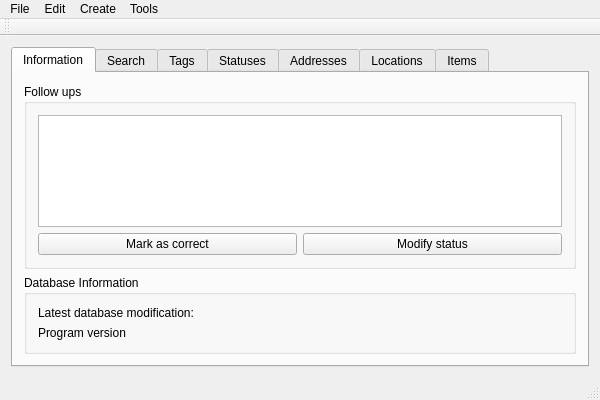
<?xml version="1.0" encoding="UTF-8"?>
<ui version="4.0">
 <class>MainWindow</class>
 <widget class="QMainWindow" name="MainWindow">
  <property name="geometry">
   <rect>
    <x>0</x>
    <y>0</y>
    <width>600</width>
    <height>400</height>
   </rect>
  </property>
  <property name="windowTitle">
   <string>Invensile</string>
  </property>
  <widget class="QWidget" name="centralWidget">
   <layout class="QVBoxLayout" name="verticalLayout_9">
    <item>
     <widget class="QTabWidget" name="tabWidget">
      <property name="currentIndex">
       <number>0</number>
      </property>
      <widget class="QWidget" name="informationTab">
       <attribute name="title">
        <string>Information</string>
       </attribute>
       <layout class="QVBoxLayout" name="verticalLayout_10">
        <item>
         <widget class="QGroupBox" name="followUpBox">
          <property name="title">
           <string>Follow ups</string>
          </property>
          <layout class="QVBoxLayout" name="verticalLayout_8">
           <item>
            <layout class="QVBoxLayout" name="verticalLayout_7">
             <item>
              <widget class="QTableView" name="followUpView"/>
             </item>
             <item>
              <layout class="QHBoxLayout" name="horizontalLayout_3">
               <item>
                <widget class="QPushButton" name="pushButton">
                 <property name="text">
                  <string>Mark as correct</string>
                 </property>
                </widget>
               </item>
               <item>
                <widget class="QPushButton" name="pushButton_2">
                 <property name="text">
                  <string>Modify status</string>
                 </property>
                </widget>
               </item>
              </layout>
             </item>
            </layout>
           </item>
          </layout>
         </widget>
        </item>
        <item>
         <widget class="QGroupBox" name="dbInfoBox">
          <property name="title">
           <string>Database Information</string>
          </property>
          <layout class="QHBoxLayout" name="horizontalLayout_6">
           <item>
            <layout class="QVBoxLayout" name="verticalLayout_6">
             <item>
              <widget class="QLabel" name="label_LatestModification">
               <property name="text">
                <string>Latest database modification: </string>
               </property>
              </widget>
             </item>
             <item>
              <widget class="QLabel" name="label_Program_version">
               <property name="text">
                <string>Program version </string>
               </property>
              </widget>
             </item>
            </layout>
           </item>
          </layout>
         </widget>
        </item>
       </layout>
      </widget>
      <widget class="QWidget" name="searchTab">
       <attribute name="title">
        <string>Search</string>
       </attribute>
      </widget>
      <widget class="QWidget" name="tagsTab">
       <attribute name="title">
        <string>Tags</string>
       </attribute>
       <layout class="QVBoxLayout" name="verticalLayout_2">
        <item>
         <layout class="QHBoxLayout" name="horizontalLayout_4">
          <item>
           <widget class="QLabel" name="label">
            <property name="toolTip">
             <string/>
            </property>
            <property name="text">
             <string>Filter tags</string>
            </property>
           </widget>
          </item>
          <item>
           <widget class="QLineEdit" name="filterTagsEdit"/>
          </item>
         </layout>
        </item>
        <item>
         <widget class="QTableWidget" name="tagView"/>
        </item>
        <item>
         <layout class="QHBoxLayout" name="horizontalLayout">
          <item>
           <widget class="QPushButton" name="newTagButton">
            <property name="text">
             <string>New tag</string>
            </property>
           </widget>
          </item>
          <item>
           <widget class="QPushButton" name="modifyTagButton">
            <property name="text">
             <string>Modify tag</string>
            </property>
           </widget>
          </item>
          <item>
           <widget class="QPushButton" name="deleteTagButton">
            <property name="text">
             <string>Delete tag</string>
            </property>
           </widget>
          </item>
         </layout>
        </item>
       </layout>
      </widget>
      <widget class="QWidget" name="tab">
       <attribute name="title">
        <string>Statuses</string>
       </attribute>
       <layout class="QVBoxLayout" name="verticalLayout_5">
        <item>
         <layout class="QHBoxLayout" name="horizontalLayout_9">
          <item>
           <widget class="QLabel" name="label_3">
            <property name="toolTip">
             <string/>
            </property>
            <property name="text">
             <string>Filter statuses</string>
            </property>
           </widget>
          </item>
          <item>
           <widget class="QLineEdit" name="filterStatusesEdit"/>
          </item>
         </layout>
        </item>
        <item>
         <widget class="QTableWidget" name="statusesView"/>
        </item>
        <item>
         <layout class="QHBoxLayout" name="horizontalLayout_10">
          <item>
           <widget class="QPushButton" name="newStatusButton">
            <property name="text">
             <string>New status</string>
            </property>
           </widget>
          </item>
          <item>
           <widget class="QPushButton" name="modifyStatusButton">
            <property name="text">
             <string>Modify status</string>
            </property>
           </widget>
          </item>
          <item>
           <widget class="QPushButton" name="deleteStatusButton">
            <property name="text">
             <string>Delete status</string>
            </property>
           </widget>
          </item>
         </layout>
        </item>
       </layout>
      </widget>
      <widget class="QWidget" name="addressesTab">
       <attribute name="title">
        <string>Addresses</string>
       </attribute>
       <layout class="QVBoxLayout" name="verticalLayout_4">
        <item>
         <layout class="QHBoxLayout" name="horizontalLayout_8">
          <item>
           <widget class="QLabel" name="label_2">
            <property name="text">
             <string>Filter addresses</string>
            </property>
           </widget>
          </item>
          <item>
           <widget class="QLineEdit" name="filterAddressEdit"/>
          </item>
         </layout>
        </item>
        <item>
         <widget class="QTableWidget" name="tableWidget_3"/>
        </item>
        <item>
         <layout class="QHBoxLayout" name="horizontalLayout_7">
          <item>
           <widget class="QPushButton" name="newAddressButton">
            <property name="text">
             <string>New address</string>
            </property>
           </widget>
          </item>
          <item>
           <widget class="QPushButton" name="viewAddressItemsButton">
            <property name="text">
             <string>View address items</string>
            </property>
           </widget>
          </item>
          <item>
           <widget class="QPushButton" name="modifyAddressButton">
            <property name="text">
             <string>Modify address</string>
            </property>
           </widget>
          </item>
          <item>
           <widget class="QPushButton" name="deleteAddressButton">
            <property name="text">
             <string>Delete address</string>
            </property>
           </widget>
          </item>
         </layout>
        </item>
       </layout>
      </widget>
      <widget class="QWidget" name="locationsTab">
       <attribute name="title">
        <string>Locations</string>
       </attribute>
       <layout class="QVBoxLayout" name="verticalLayout">
        <item>
         <layout class="QHBoxLayout" name="horizontalLayout_12">
          <item>
           <widget class="QLabel" name="label_5">
            <property name="text">
             <string>Filter locations</string>
            </property>
           </widget>
          </item>
          <item>
           <widget class="QLineEdit" name="filterLocationsEdit"/>
          </item>
         </layout>
        </item>
        <item>
         <widget class="QTableView" name="locationsView"/>
        </item>
        <item>
         <layout class="QHBoxLayout" name="horizontalLayout_2">
          <item>
           <widget class="QPushButton" name="newLocationButton">
            <property name="text">
             <string>New Location</string>
            </property>
           </widget>
          </item>
          <item>
           <widget class="QPushButton" name="viewItemsLocationButton">
            <property name="text">
             <string>View location items</string>
            </property>
           </widget>
          </item>
          <item>
           <widget class="QPushButton" name="modifyLocationButton">
            <property name="text">
             <string>Modify location</string>
            </property>
           </widget>
          </item>
          <item>
           <widget class="QPushButton" name="deleteLocationButton">
            <property name="text">
             <string>Delete location</string>
            </property>
           </widget>
          </item>
         </layout>
        </item>
       </layout>
      </widget>
      <widget class="QWidget" name="itemsTab">
       <attribute name="title">
        <string>Items</string>
       </attribute>
       <layout class="QVBoxLayout" name="verticalLayout_3">
        <item>
         <layout class="QHBoxLayout" name="horizontalLayout_11">
          <item>
           <widget class="QLabel" name="label_4">
            <property name="text">
             <string>Filter items</string>
            </property>
           </widget>
          </item>
          <item>
           <widget class="QLineEdit" name="filterItemsEdit"/>
          </item>
         </layout>
        </item>
        <item>
         <widget class="QTableView" name="tableView_2"/>
        </item>
        <item>
         <layout class="QHBoxLayout" name="horizontalLayout_5">
          <item>
           <widget class="QPushButton" name="newItemButton">
            <property name="text">
             <string>New item</string>
            </property>
           </widget>
          </item>
          <item>
           <widget class="QPushButton" name="modifyItemButton">
            <property name="text">
             <string>Modify item</string>
            </property>
           </widget>
          </item>
          <item>
           <widget class="QPushButton" name="deleteItemButton">
            <property name="text">
             <string>Delete item</string>
            </property>
           </widget>
          </item>
         </layout>
        </item>
       </layout>
      </widget>
     </widget>
    </item>
   </layout>
  </widget>
  <widget class="QMenuBar" name="menuBar">
   <property name="geometry">
    <rect>
     <x>0</x>
     <y>0</y>
     <width>600</width>
     <height>20</height>
    </rect>
   </property>
   <widget class="QMenu" name="menuEdit">
    <property name="title">
     <string>Edit</string>
    </property>
    <addaction name="actionCopy"/>
    <addaction name="actionPaste"/>
    <addaction name="actionModify"/>
   </widget>
   <widget class="QMenu" name="menuCreate">
    <property name="title">
     <string>Create</string>
    </property>
    <addaction name="actionLocation"/>
    <addaction name="actionItem"/>
    <addaction name="actionAddress"/>
    <addaction name="separator"/>
    <addaction name="actionStatus"/>
    <addaction name="actionTag"/>
   </widget>
   <widget class="QMenu" name="menuTools">
    <property name="title">
     <string>Tools</string>
    </property>
    <addaction name="actionPreferences"/>
    <addaction name="actionAbout"/>
   </widget>
   <widget class="QMenu" name="menuFile">
    <property name="title">
     <string>File</string>
    </property>
    <addaction name="actionNew"/>
    <addaction name="actionOpen"/>
    <addaction name="actionClose"/>
    <addaction name="separator"/>
    <addaction name="actionRecent_Files"/>
    <addaction name="actionExport"/>
    <addaction name="actionExit"/>
   </widget>
   <addaction name="menuFile"/>
   <addaction name="menuEdit"/>
   <addaction name="menuCreate"/>
   <addaction name="menuTools"/>
  </widget>
  <widget class="QToolBar" name="mainToolBar">
   <attribute name="toolBarArea">
    <enum>TopToolBarArea</enum>
   </attribute>
   <attribute name="toolBarBreak">
    <bool>false</bool>
   </attribute>
  </widget>
  <widget class="QStatusBar" name="statusBar"/>
  <action name="actionNew">
   <property name="text">
    <string>New</string>
   </property>
   <property name="toolTip">
    <string>New file (Ctrl+N)</string>
   </property>
   <property name="shortcut">
    <string>Ctrl+N</string>
   </property>
  </action>
  <action name="actionOpen">
   <property name="text">
    <string>Open</string>
   </property>
   <property name="toolTip">
    <string>Open a file (Ctrl+O)</string>
   </property>
   <property name="shortcut">
    <string>Ctrl+O</string>
   </property>
  </action>
  <action name="actionSave">
   <property name="text">
    <string>Save</string>
   </property>
   <property name="toolTip">
    <string>Save (Ctrl+S)</string>
   </property>
   <property name="shortcut">
    <string>Ctrl+S</string>
   </property>
  </action>
  <action name="actionClose">
   <property name="text">
    <string>Close</string>
   </property>
   <property name="toolTip">
    <string>Close file (Ctrl+W)</string>
   </property>
   <property name="shortcut">
    <string>Ctrl+W</string>
   </property>
  </action>
  <action name="actionRecent_Files">
   <property name="text">
    <string>Recent Files</string>
   </property>
  </action>
  <action name="actionExport">
   <property name="text">
    <string>Export</string>
   </property>
  </action>
  <action name="actionExit">
   <property name="text">
    <string>Exit</string>
   </property>
   <property name="toolTip">
    <string>Exit (Ctrl+Q)</string>
   </property>
   <property name="shortcut">
    <string>Ctrl+Q</string>
   </property>
  </action>
  <action name="actionCopy">
   <property name="text">
    <string>Copy</string>
   </property>
   <property name="toolTip">
    <string>Copy (Ctrl+C)</string>
   </property>
   <property name="shortcut">
    <string>Ctrl+C</string>
   </property>
  </action>
  <action name="actionPaste">
   <property name="text">
    <string>Paste</string>
   </property>
   <property name="toolTip">
    <string>Paste (Ctrl+V)</string>
   </property>
   <property name="shortcut">
    <string>Ctrl+V</string>
   </property>
  </action>
  <action name="actionModify">
   <property name="text">
    <string>Modify</string>
   </property>
   <property name="toolTip">
    <string>Modify (Ctrl+M)</string>
   </property>
   <property name="shortcut">
    <string>Ctrl+M</string>
   </property>
  </action>
  <action name="actionLocation">
   <property name="text">
    <string>Location</string>
   </property>
   <property name="toolTip">
    <string>Create a location (Alt+C, L)</string>
   </property>
   <property name="shortcut">
    <string>Alt+C, L</string>
   </property>
  </action>
  <action name="actionItem">
   <property name="text">
    <string>Item</string>
   </property>
   <property name="toolTip">
    <string>Create an item (Alt+C, L)</string>
   </property>
   <property name="shortcut">
    <string>Alt+C, I</string>
   </property>
  </action>
  <action name="actionAddress">
   <property name="text">
    <string>Address</string>
   </property>
   <property name="toolTip">
    <string>Create an address (Alt+C, A)</string>
   </property>
   <property name="shortcut">
    <string>Alt+C, A</string>
   </property>
  </action>
  <action name="actionPreferences">
   <property name="text">
    <string>Preferences</string>
   </property>
  </action>
  <action name="actionAbout">
   <property name="text">
    <string>About</string>
   </property>
  </action>
  <action name="actionStatus">
   <property name="text">
    <string>Status</string>
   </property>
   <property name="shortcut">
    <string>Alt+C, S</string>
   </property>
  </action>
  <action name="actionTag">
   <property name="text">
    <string>Tag</string>
   </property>
   <property name="shortcut">
    <string>Alt+C, T</string>
   </property>
  </action>
 </widget>
 <layoutdefault spacing="6" margin="11"/>
 <resources/>
 <connections>
  <connection>
   <sender>actionExit</sender>
   <signal>activated()</signal>
   <receiver>MainWindow</receiver>
   <slot>close()</slot>
   <hints>
    <hint type="sourcelabel">
     <x>-1</x>
     <y>-1</y>
    </hint>
    <hint type="destinationlabel">
     <x>299</x>
     <y>199</y>
    </hint>
   </hints>
  </connection>
 </connections>
</ui>
